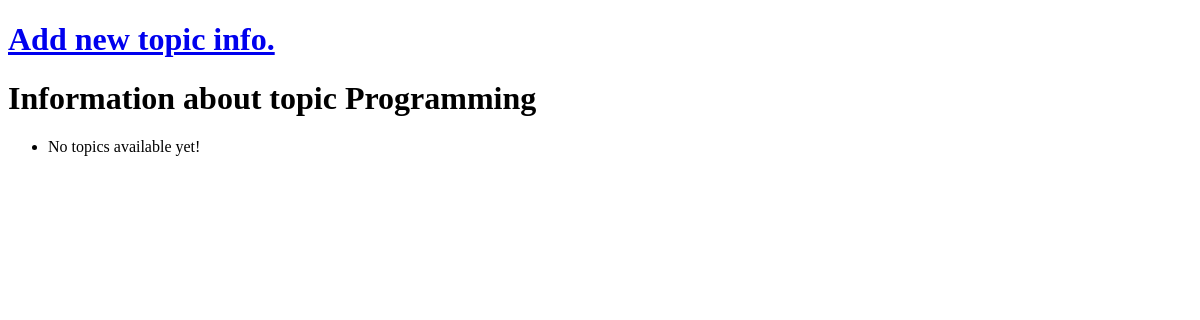
The page /topics/2/ on the database as committed earlier.
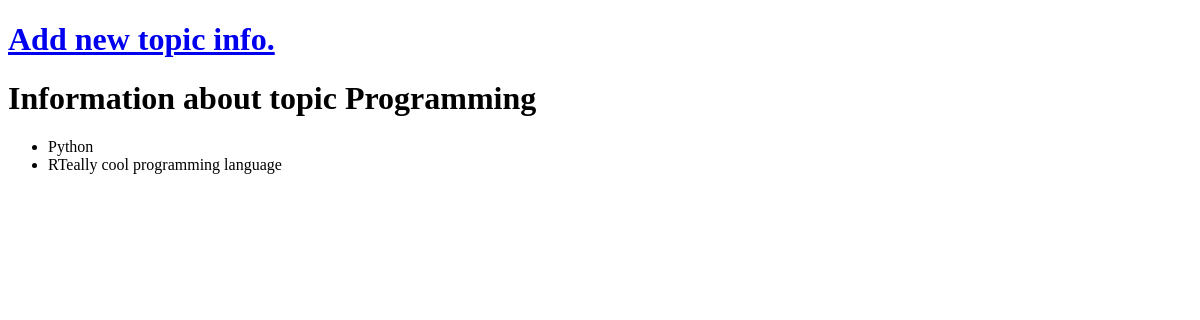
The same page on the database as committed later.
### my_blog_app/models.py (models this page shows, shortened)
class Topic(models.Model):
    name = models.CharField(max_length=250)
    date_created = models.DateTimeField(auto_now_add=True)
    def __str__(self):
        return f"{self.name}"

class TopicInfo(models.Model):
    topic = models.ForeignKey(Topic, models.CASCADE)
    name = models.CharField(max_length=250)
    text = models.TextField()
    date_added = models.DateTimeField(auto_now_add=True)

### my_blog_app/views.py (the view)
# urls.py: path('topics/<int:topic_id>/', views.topic_info, name='topic_info'),
def topic_info(request, topic_id):
    topic = Topic.objects.get(id=topic_id)
    topic_infos = topic.topicinfo_set.order_by('-date_added')
    context = {'topic': topic, 'topic_infos': topic_infos, 'title': 'Topic infos'}
    return render(request, 'my_blog_app/topic_info.html', context)

### my_blog_app/templates/my_blog_app/topic_info.html
{% extends 'my_blog_app/base.html' %}
{% block content %}
    <h1><a href="{% url 'my_blog:new_topic_info' topic.id %}">Add new topic info.</a></h1>
    <h1>Information about topic {{ topic }}</h1>
    <ul>
        {% for info in topic_infos %}
            <li>{{ info.name }}</li>
            <li>{{ info.text }}</li>
        <br>
        {% empty %}
            <li>No topics available yet!</li>
        {% endfor %}
    </ul>
{% endblock content %}

### my_blog_app/templates/my_blog_app/base.html (shortened to what this page needs)
<!DOCTYPE html>
<html lang="en">
<head>
</head>
<body>
    {% block content %}  {% endblock content %}
</body>
</html>

Rows that differ between the two databases and show on the page:
added TopicInfo: name "Python", text "RTeally cool programming language"
Other text that changed with them:
text no longer shown: "No topics available yet!"
